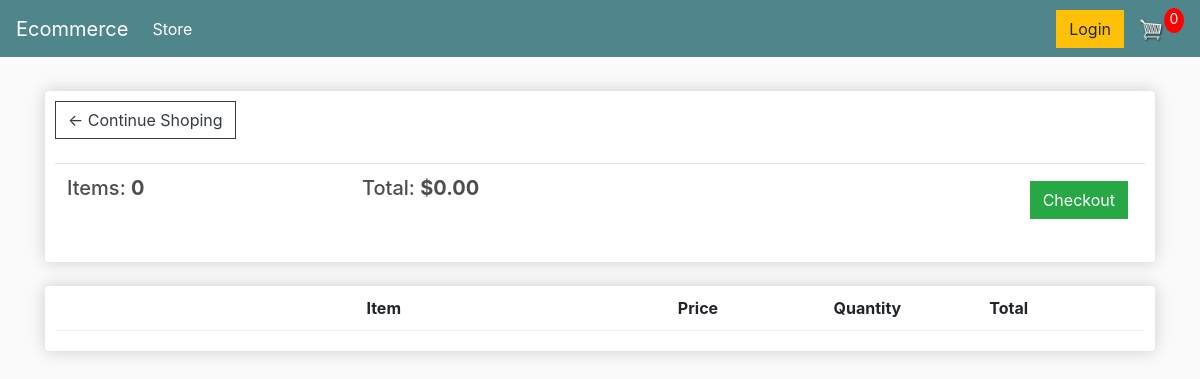
The app's page /store/cart/ (signed in), older data.
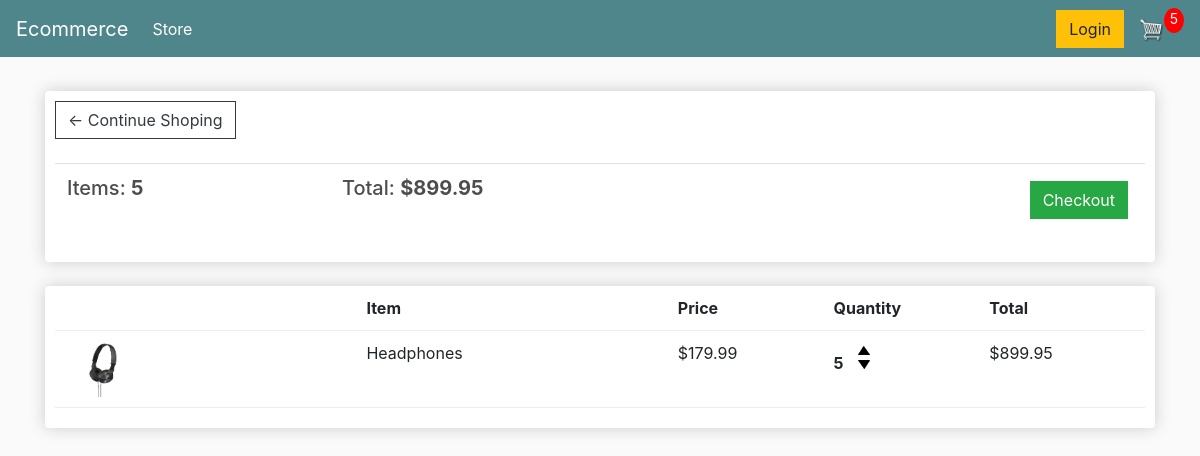
The same page, newer data.
### store/models.py (models this page shows, shortened)
class Order(models.Model):
    customer = models.ForeignKey(Customer, null=True, blank=True, on_delete=models.SET_NULL)
    order_date = models.DateTimeField(auto_now_add=True)
    complete = models.BooleanField(default=False)
    transation_id = models.CharField(max_length=50, null=True)
    @property
    def get_cart_total(self):
        orderitems = self.orderitem_set.all()
        total = sum([item.get_total for item in orderitems ])
        return total
    @property
    def get_cart_items(self):
        orderitems = self.orderitem_set.all()
        total = sum([item.quantity for item in orderitems ])
        return total

class OrderItem(models.Model):
    product = models.ForeignKey(Product, null=True, blank=True, on_delete=models.SET_NULL)
    order = models.ForeignKey(Order, null=True, blank=True, on_delete=models.SET_NULL)
    quantity = models.IntegerField(default=0, null=True, blank=True)
    added_date = models.DateTimeField(auto_now_add=True)
    @property
    def get_total(self):
        total = self.product.price * self.quantity
        return total

class Product(models.Model):
    name = models.CharField(max_length=50)
    price = models.FloatField()
    digital = models.BooleanField(default=False, null=True, blank=True)
    image = models.ImageField(null= True, blank= True)
    @property
    def image_url(self):
        try:
            url = self.image.url
        except:
            url = ""
        return url

### store/views.py (the view)
# urls.py: path('cart/', cart, name='cart'),
def cart(request):
    data = cartData(request)
    cartItems = data['cartItems']
    order = data['order']
    items = data['items']
    context = {
        'items': items,
        'order': order,
        'cartItems': cartItems
    }
    return render(request, 'store/cart.html', context)

### store/utils.py (called while the page is built)
def cartData(request):
    if request.user.is_authenticated:
        customer = request.user.customer
        order, created = Order.objects.get_or_create(customer= customer, complete= False )
        items = order.orderitem_set.all()
        cartItems = order.get_cart_items
    else:
        cookieData = cookieCart(request)
        cartItems = cookieData['cartItems']
        order = cookieData['order']
        items = cookieData['items']
    return {'cartItems': cartItems, 'order': order, 'items': items}

### store/templates/store/cart.html
{% extends 'store/main.html' %}
{% load static %}
{% block content %}
    <div class="row">
        <div class="col-lg-12">
            <div class="box-element">
                <a href="{% url 'store:store' %}" class="btn btn-outline-dark">&#x2190; Continue Shoping</a>
                <br>
                <br>
                <table class="table">
                    <tr>
                        <th><h5>Items: <strong>{{ order.get_cart_items }}</strong></h5></th>
                        <th><h5>Total: <strong>${{ order.get_cart_total|floatformat:2  }}</strong></h5></th>
                        <th><a class="btn btn-success" style="float:right; margin:5px" href="{% url 'store:checkout' %}">Checkout</a></th>
                    </tr>
                </table>
            </div>
            <br>
            <div class="box-element">
                <div class="cart-row">
                    <div style="flex:2"></div>
                    <div style="flex:2"><strong>Item</strong></div>
                    <div style="flex:1"><strong>Price</strong></div>
                    <div style="flex:1"><strong>Quantity</strong></div>
                    <div style="flex:1"><strong>Total</strong></div>
                </div>
                {% for item in items %}
                <div class="cart-row">
                    {% if request.user.is_authenticated %}
                    <div style="flex:2"><img src="{{ item.product.image_url }}" class="row-image"></div>
                    {% else %}
                    <div style="flex:2"><img src="{{ item.product.imageURL }}" class="row-image"></div>
                    {% endif %}
                    <div style="flex:2">{{ item.product.name }}</div>
                    <div style="flex:1">${{ item.product.price|floatformat:2 }}</div>
                    <div style="flex:1">
                        <p class="quantity">{{ item.quantity }}</p>
                        <div class="quantity">
                            <img src="{% static 'images/arrow-up.png' %}" class="chg-quantity update-cart" data-product="{{item.product.id}}" data-action="add">
                            <img src="{% static 'images/arrow-down.png' %}" class="chg-quantity update-cart" data-product="{{item.product.id}}" data-action="remove">
                        </div>
                    </div>
                    <div style="flex:1">${{ item.get_total }}</div>
                </div>
                {% endfor %}
            </div>
        </div>
    </div>
{% endblock content %}

### store/templates/store/main.html (shortened to what this page needs)
<!DOCTYPE html>
{% load static %}
<html>
<head>
	<link rel="stylesheet" href="https://stackpath.bootstrapcdn.com/bootstrap/4.4.1/css/bootstrap.min.css">
	<link rel="stylesheet" type="text/css" href="{% static 'css/main.css' %}">
</head>
<body>
	<nav class="navbar navbar-expand-lg navbar-dark bg-dark">
	  <a class="navbar-brand" href="{% url 'store:store' %}">Ecommerce</a>
	  <div class="collapse navbar-collapse" id="navbarSupportedContent">
	    <ul class="navbar-nav mr-auto">
	      <li class="nav-item active">
	        <a class="nav-link" href="{% url 'store:store' %}">Store <span class="sr-only">(current)</span></a>
	      </li>
	    </ul>
	    <div class="form-inline my-2 my-lg-0">
	     	<a href="#"class="btn btn-warning">Login</a>
	     	<a href="{% url 'store:cart' %}">
	    		<img  id="cart-icon" src="{% static 'images/cart.png' %}">
	    	</a>
	    	<p id="cart-total">{{cartItems}}</p>
	    </div>
	  </div>
	</nav>
     <div class="container">
            <br>
            {% block content %}
            {% endblock content %}
         </div>
</body>
</html>

### static/css/main.css (style rules this page uses)
body { background-color: hsl(0, 0%, 98%); }
h1,h2,h3,h4,h5,h6 { color:hsl(0, 0%, 30%); }
.box-element { box-shadow:hsl(0, 0%, 80%) 0 0 16px; background-color: #fff; border-radius: 4px; padding: 10px; }
.bg-dark { background-color: #4f868c!important; }
#cart-icon { width:25px; display: inline-block; margin-left: 15px; }
#cart-total { display: block; text-align: center; color:#fff; background-color: red; width: 20px; height: 25px; border-radius: 50%; font-size: 14px; }
.col-lg-4, .col-lg-6, .col-lg-8, .col-lg-12 { margin-top: 10px; }
.btn { border-radius: 0; }
.row-image { width: 100px; }
.cart-row { display: flex; align-items: flex-stretch; padding-bottom: 10px; margin-bottom: 10px; border-bottom: 1px solid #ececec; }
.quantity { display: inline-block; font-weight: 700; padding-right:10px; }
.chg-quantity { width: 12px; cursor: pointer; display: block; margin-top: 5px; transition:.1s; }

Row changes from the older to the newer data that the page shows:
computed for Order: get_cart_items "0" → "5"; get_cart_total "0.00" → "899.95"
added OrderItem: product.image_url (picture), product.name "Headphones", product.price "179.99", quantity "5", get_total "899.95"
Text that changed along with them:
{{ cartItems }}: "0" → "5"
